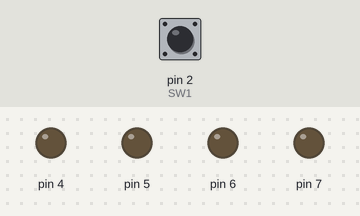
Bench run of a sketch on a simulated Arduino Uno, built with avr-gcc and run on an emulated ATmega328P. Shown: output pins drawn as LEDs (lit = HIGH). Inputs (shaded band) come from the test bench; at power-on: pin 2 (SW1) HIGH.

Above: at 1.2 s.
1.3 s: pin 2 (SW1) pulled LOW for 0.15 s
At 1.8 s:
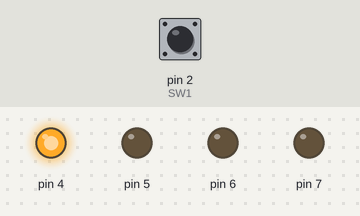
2.9 s: pin 2 (SW1) pulled LOW for 1 s
At 4.2 s:
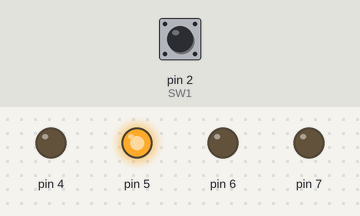
5.4 s: pin 2 (SW1) pulled LOW for 0.15 s
At 6.1 s:
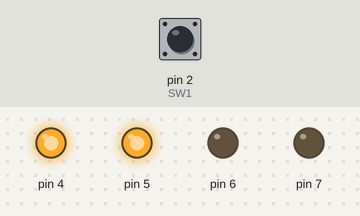
7.0 s: pin 2 (SW1) pulled LOW for 3.2 s
At 7.3 s:
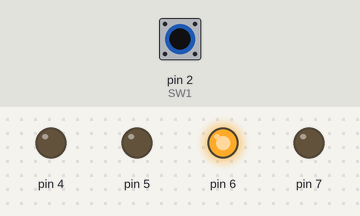
11.7 s: pin 2 (SW1) pulled LOW for 0.15 s
At 12.1 s:
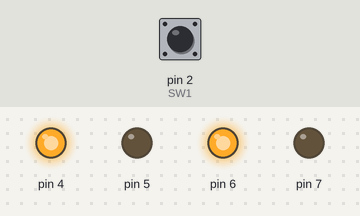
13.3 s: pin 2 (SW1) pulled LOW for 1 s
At 14.5 s:
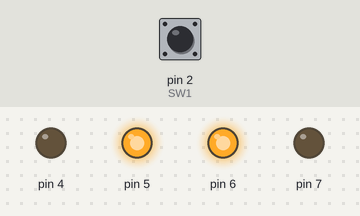
Timing chart, 0 to 16.3 s (numbered marks = the images above; inputs shaded):
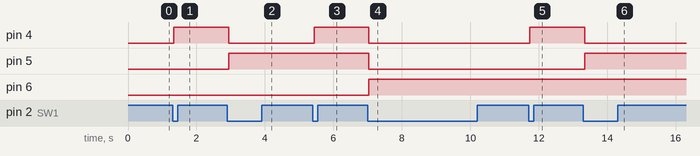

The sketch:

20251029_gpio_chatter1.ino
```cpp
#define LED1 4
#define LED2 5
#define LED3 6
#define LED4 7
#define SW1 2

unsigned char cnt;

void setup() {
  DDRD |=0xF0;
        DDRD &= ~(0x1 << SW1);
        cnt = 0;
}

void delayMs(volatile unsigned long time){
  time*= 2000UL;
          while(time--)asm("nop");
}

void loop() {
  if(!bitRead(PIND,SW1)){
    delayMs(10);
    if(!bitRead(PIND,SW1)){
      if(++cnt >= 16){
        cnt = 0;
      }
      PORTD = (cnt << 4);
      while(!bitRead(PIND,SW1));
      delayMs(10);
    }
  }

}
```

Measured:
- after the input at 1.3 s, pin 4: LOW → HIGH at once
- after the input at 2.9 s, pin 4: HIGH → LOW at once; pin 5: LOW → HIGH at once
- after the input at 5.4 s, pin 4: LOW → HIGH at once
- after the input at 7.0 s, pin 4, pin 5: HIGH → LOW at once; pin 6: LOW → HIGH at once
- after the input at 11.7 s, pin 4: LOW → HIGH at once
- after the input at 13.3 s, pin 4: HIGH → LOW at once; pin 5: LOW → HIGH at once
